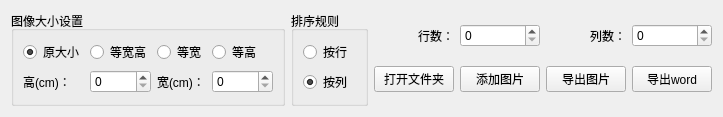
<?xml version="1.0" encoding="UTF-8"?>
<ui version="4.0">
 <class>Form</class>
 <widget class="QWidget" name="Form">
  <property name="geometry">
   <rect>
    <x>0</x>
    <y>0</y>
    <width>686</width>
    <height>94</height>
   </rect>
  </property>
  <property name="windowTitle">
   <string>Form</string>
  </property>
  <layout class="QHBoxLayout" name="horizontalLayout">
   <item>
    <widget class="QGroupBox" name="groupBox_6">
     <property name="maximumSize">
      <size>
       <width>16777215</width>
       <height>150</height>
      </size>
     </property>
     <property name="title">
      <string>图像大小设置</string>
     </property>
     <layout class="QHBoxLayout" name="horizontalLayout_5">
      <item>
       <layout class="QGridLayout" name="gridLayout_5">
        <item row="3" column="2">
         <widget class="QLabel" name="label_x">
          <property name="text">
           <string>宽(cm)：</string>
          </property>
         </widget>
        </item>
        <item row="3" column="0">
         <widget class="QLabel" name="label_8">
          <property name="text">
           <string>高(cm)：</string>
          </property>
         </widget>
        </item>
        <item row="2" column="2">
         <widget class="QRadioButton" name="sameWid">
          <property name="text">
           <string>等宽</string>
          </property>
          <attribute name="buttonGroup">
           <string notr="true">sizeGroup</string>
          </attribute>
         </widget>
        </item>
        <item row="2" column="3">
         <widget class="QRadioButton" name="sameHei">
          <property name="text">
           <string>等高</string>
          </property>
          <attribute name="buttonGroup">
           <string notr="true">sizeGroup</string>
          </attribute>
         </widget>
        </item>
        <item row="2" column="0">
         <widget class="QRadioButton" name="radioButton">
          <property name="text">
           <string>原大小</string>
          </property>
          <property name="checked">
           <bool>true</bool>
          </property>
          <attribute name="buttonGroup">
           <string notr="true">sizeGroup</string>
          </attribute>
         </widget>
        </item>
        <item row="2" column="1">
         <widget class="QRadioButton" name="radioButton_2">
          <property name="text">
           <string>等宽高</string>
          </property>
          <attribute name="buttonGroup">
           <string notr="true">sizeGroup</string>
          </attribute>
         </widget>
        </item>
        <item row="3" column="1">
         <widget class="QSpinBox" name="heiSpin">
          <property name="readOnly">
           <bool>false</bool>
          </property>
          <property name="maximum">
           <number>99999</number>
          </property>
         </widget>
        </item>
        <item row="3" column="3">
         <widget class="QSpinBox" name="widSpin">
          <property name="maximum">
           <number>99999</number>
          </property>
         </widget>
        </item>
       </layout>
      </item>
     </layout>
    </widget>
   </item>
   <item>
    <widget class="QGroupBox" name="groupBox_5">
     <property name="maximumSize">
      <size>
       <width>250</width>
       <height>16777215</height>
      </size>
     </property>
     <property name="title">
      <string>排序规则</string>
     </property>
     <layout class="QHBoxLayout" name="horizontalLayout_4">
      <item>
       <layout class="QGridLayout" name="gridLayout_4">
        <item row="1" column="1">
         <widget class="QRadioButton" name="colFirst">
          <property name="text">
           <string>按列</string>
          </property>
          <property name="checked">
           <bool>true</bool>
          </property>
          <attribute name="buttonGroup">
           <string notr="true">buttonGroup</string>
          </attribute>
         </widget>
        </item>
        <item row="0" column="1">
         <widget class="QRadioButton" name="rowFirst">
          <property name="text">
           <string>按行</string>
          </property>
          <property name="checked">
           <bool>false</bool>
          </property>
          <attribute name="buttonGroup">
           <string notr="true">buttonGroup</string>
          </attribute>
         </widget>
        </item>
       </layout>
      </item>
     </layout>
    </widget>
   </item>
   <item>
    <layout class="QGridLayout" name="gridLayout_6">
     <item row="2" column="0">
      <widget class="QPushButton" name="imgFolderBut">
       <property name="text">
        <string>打开文件夹</string>
       </property>
      </widget>
     </item>
     <item row="2" column="1">
      <widget class="QPushButton" name="addImagesBut">
       <property name="text">
        <string>添加图片</string>
       </property>
      </widget>
     </item>
     <item row="2" column="2">
      <widget class="QPushButton" name="exportImagesBut">
       <property name="text">
        <string>导出图片</string>
       </property>
      </widget>
     </item>
     <item row="2" column="3">
      <widget class="QPushButton" name="exportWordBut">
       <property name="text">
        <string>导出word</string>
       </property>
      </widget>
     </item>
     <item row="1" column="1">
      <widget class="QSpinBox" name="rowSpin"/>
     </item>
     <item row="1" column="0">
      <widget class="QLabel" name="label_7">
       <property name="text">
        <string>行数：</string>
       </property>
       <property name="alignment">
        <set>Qt::AlignRight|Qt::AlignTrailing|Qt::AlignVCenter</set>
       </property>
      </widget>
     </item>
     <item row="1" column="2">
      <widget class="QLabel" name="label_10">
       <property name="text">
        <string>列数：</string>
       </property>
       <property name="alignment">
        <set>Qt::AlignRight|Qt::AlignTrailing|Qt::AlignVCenter</set>
       </property>
      </widget>
     </item>
     <item row="1" column="3">
      <widget class="QSpinBox" name="colSpin"/>
     </item>
    </layout>
   </item>
  </layout>
 </widget>
 <resources/>
 <connections/>
 <buttongroups>
  <buttongroup name="buttonGroup"/>
  <buttongroup name="sizeGroup"/>
 </buttongroups>
</ui>
